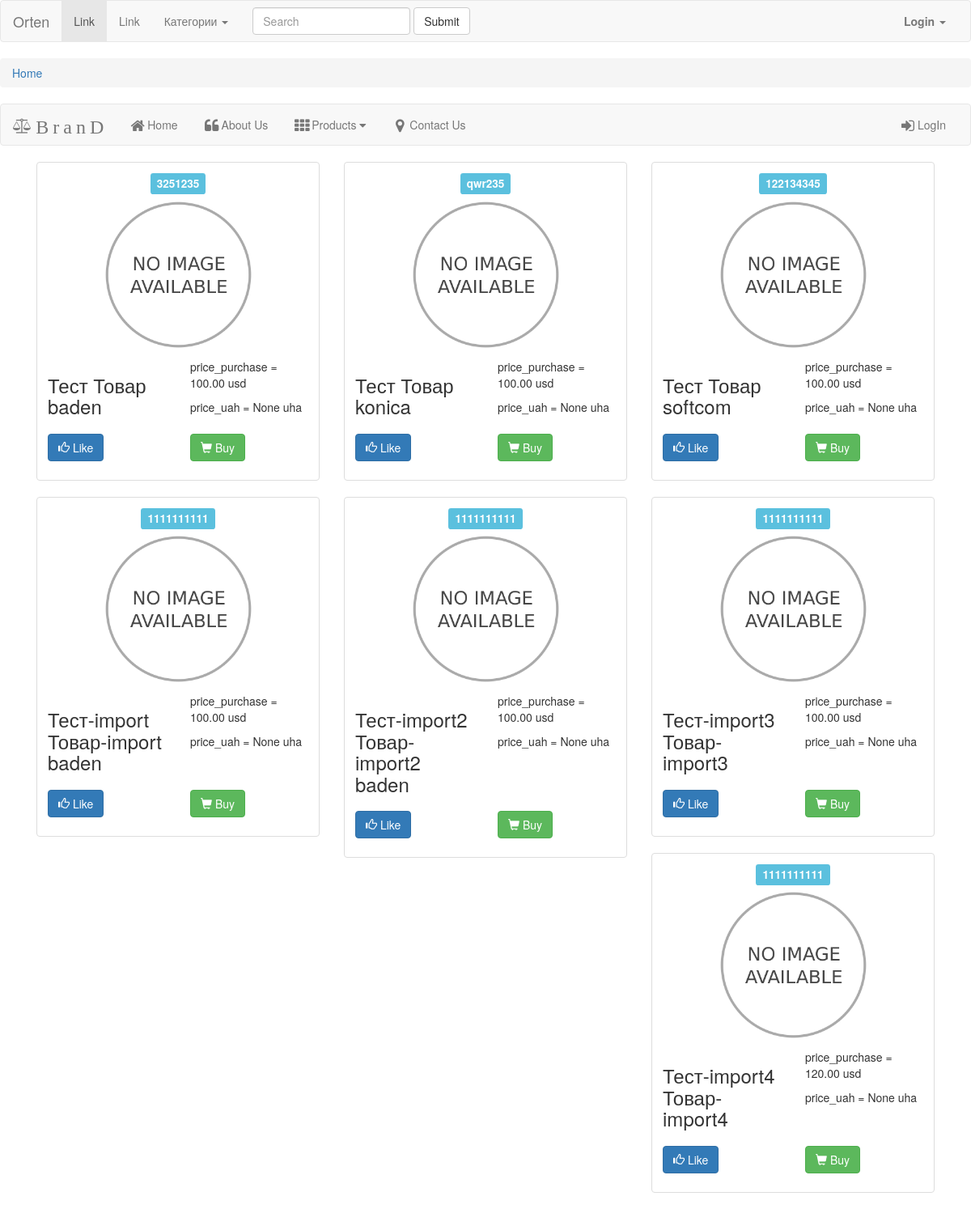
The app's page /shop/ with its own data.
### shop/models.py (models this page shows, shortened)
class Product(models.Model):
	category = models.ForeignKey(Category, on_delete=models.CASCADE, help_text='Каталог товара (расходные материалы, компьютеры и комплетующие и т д)') #коталог продукта связь m2m
	name = models.CharField(max_length=400, db_index=True, help_text='Название товара') #имя продукта
	saler =  models.CharField(max_length=25, choices=SALER_CHOICES, blank=True, help_text='Поставщик')
	vendor_code = models.CharField(max_length=200, db_index=True, help_text='Артикул, парт номер') #артикул или парт-номер
	vendor = models.CharField(max_length=200, blank=True, help_text='Производитель') # Производитель
	slug = models.SlugField(max_length=400, help_text='')
	image = models.ImageField(upload_to='products/%Y/%m/%d', blank=True, help_text='') #картинка
	keywords =  models.TextField(blank=True, help_text='Ключивые слова (тонер, материнская плата, пружина)')#краткое описание продукта
	description = models.TextField(blank=True, help_text='Описание товара') #описание продукта
	tags = TaggableManager(through=None, blank=True, help_text = 'Список тегов, разделенных запятыми')
	currency = models.CharField(max_length=3, choices=CURRENCY_CHOICES, blank=True, help_text='Валюта входа') #валюта
	price_purchase = models.DecimalField(max_digits=10, decimal_places=2, blank=True, help_text='Цена входящая') #цена Закупки
	interest = models.DecimalField(max_digits=5, decimal_places=2, blank=True, choices=INTEREST_CHOICES, null=True, help_text='Процент, накрутка') #Процент
	stock = models.PositiveIntegerField(blank=True, help_text='Остатоки') # Остатки
	available = models.BooleanField(default=True, help_text='Доступен ли к заказу') # булево значение, указывающее, доступен ли продукт или нет
	created = models.DateTimeField(auto_now_add=True, help_text='дата создания') # дата создания
	updated = models.DateTimeField(auto_now=True, help_text='дата обновления') #дата обновления
	@property
	def price_uah(self):
		rates_usd=float(Rates.objects.get(id=1).usd)
		rates_eur=float(Rates.objects.get(id=1).eur)
		self.price_purchase=float(self.price_purchase)
		self.interest=float(self.interest)
		if self.saler == 'softcom':
			a = ((self.price_purchase*self.interest)+self.price_purchase)*rates_usd
			return format(a, '.2f')
		if self.saler == 'esko':
			a = ((self.price_purchase*self.interest)+self.price_purchase)*rates_usd
			return format(a, '.2f')
		if self.saler == 'megateid':
			a = ((self.price_purchase*self.interest)+self.price_purchase)*rates_usd
			return format(a, '.2f')
		if self.saler == 'Konica':
			a = self.price_purchase*rates_eur
			return format(a, '.2f')
		if self.saler == 'baden':
			a= self.price_purchase
			return format(a, '.2f')
	class Meta:
		ordering = ('name',)
		verbose_name = 'Товар'
		verbose_name_plural = 'Товары'
		index_together = (('id', 'slug'),)

class Rates(models.Model): #курс валют
	usd = models.DecimalField(max_digits=10, decimal_places=2, blank=True)
	eur = models.DecimalField(max_digits=10, decimal_places=2, blank=True)

### shop/views.py (the view)
# urls.py: path('', views.product_list, name ='base'),
def product_list(request, category_slug=None):
	category = None
	categories = Category.objects.all()
	products = Product.objects.filter(available=True)
	if category_slug:
		category = get_object_or_404(Category, slug=category_slug)
		products = products.filter(category=category)
	return render(request, 'shop/product/list.html', {'category': category, 'categories': categories, 'products': products})

### templates/shop/product/list.html (shortened to what this page needs)
{% extends "base.html" %}
{% load static %}
{% load namify %}
{% block content %}
<div class="container">
    <div class="row">
        <div class="col-md-12">
{% for product in products %}
            <div class="col-sm-6 col-md-4">
                <div class="thumbnail" >
                    <h4 class="text-center"><span class="label label-info">{{ product.vendor_code }}</span></h4>
                    <img src="{% if product.image %}{{ product.image.url }} {% else %}{% static "img/no_image.png" %}{% endif %}" width="189" height="255" alt="lorem">
                    <div class="caption">
                        <div class="row">
                            <div class="col-md-6 col-xs-6">
                                <h3>{{ product.name }}</h3>
                            </div>
                            <div class="col-md-6 col-xs-6 price">
                                <p>price_purchase = {{ product.price_purchase }} usd</p>
                                <p>price_uah = {{product.price_uah}} uha</p>
                            </div>
                        </div>
                        <div class="row">
                            <div class="col-md-6">
                                <a class="btn btn-primary btn-product"><span class="glyphicon glyphicon-thumbs-up"></span> Like</a>
                            </div>
                            <div class="col-md-6">
                                <a href="#" class="btn btn-success btn-product"><span class="glyphicon glyphicon-shopping-cart"></span> Buy</a></div>
                        </div>
                    </div>
                </div>
            </div>
{% endfor %}
        </div>
    </div>
</div>
{% endblock %}

### records on screen
Product: vendor_code "3251235", name "Тест Товар baden", price_purchase "100.00", price_uah "None"
Product: vendor_code "qwr235", name "Тест Товар konica", price_purchase "100.00", price_uah "None"
Product: vendor_code "122134345", name "Тест Товар softcom", price_purchase "100.00", price_uah "None"
Product: vendor_code "1111111111", name "Тест-import Товар-import baden", price_purchase "100.00", price_uah "None"
Product: vendor_code "1111111111", name "Тест-import2 Товар-import2 baden", price_purchase "100.00", price_uah "None"
Product: vendor_code "1111111111", name "Тест-import3 Товар-import3", price_purchase "100.00", price_uah "None"
Product: vendor_code "1111111111", name "Тест-import4 Товар-import4", price_purchase "120.00", price_uah "None"
